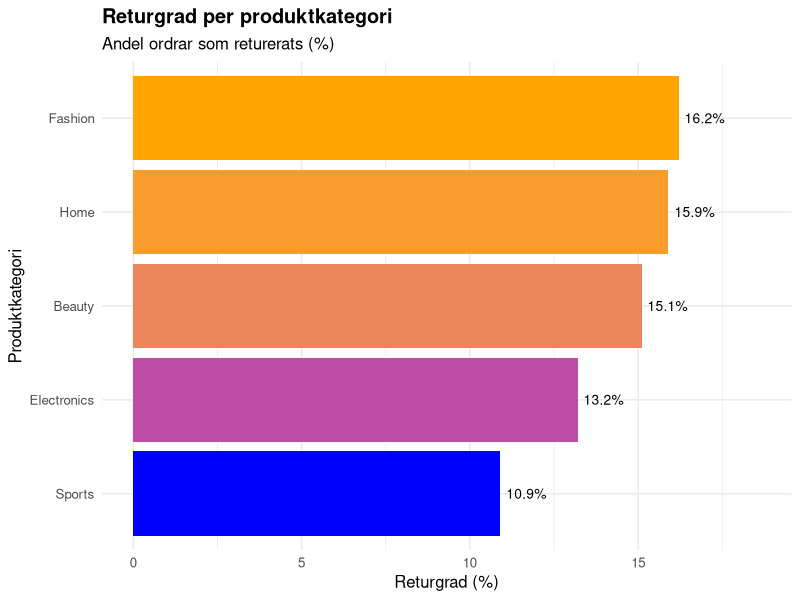
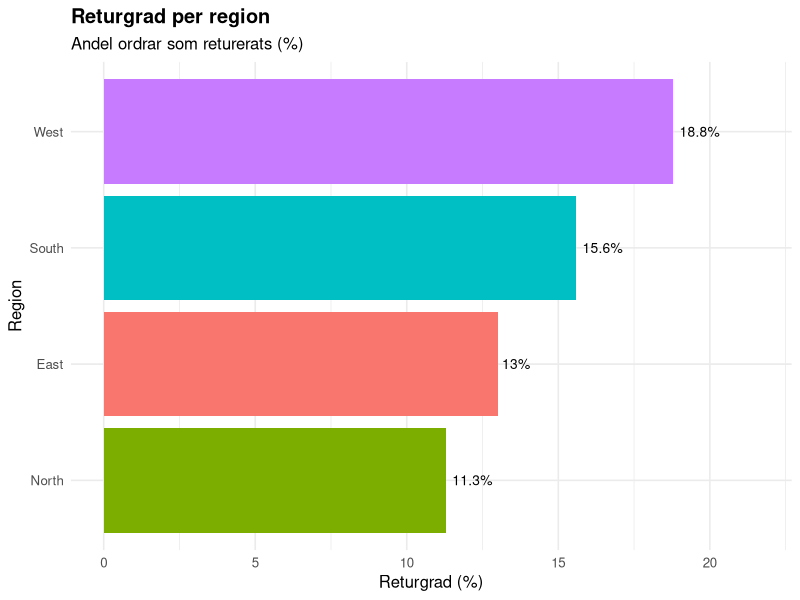
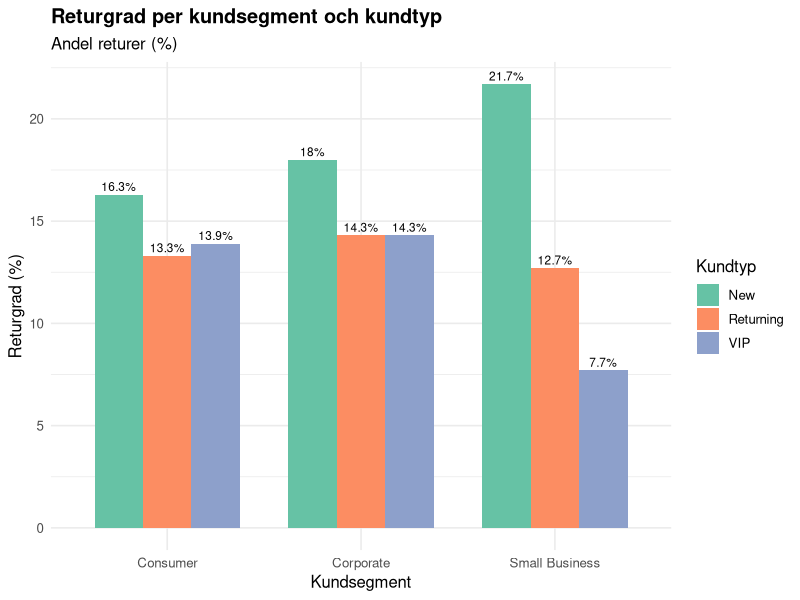
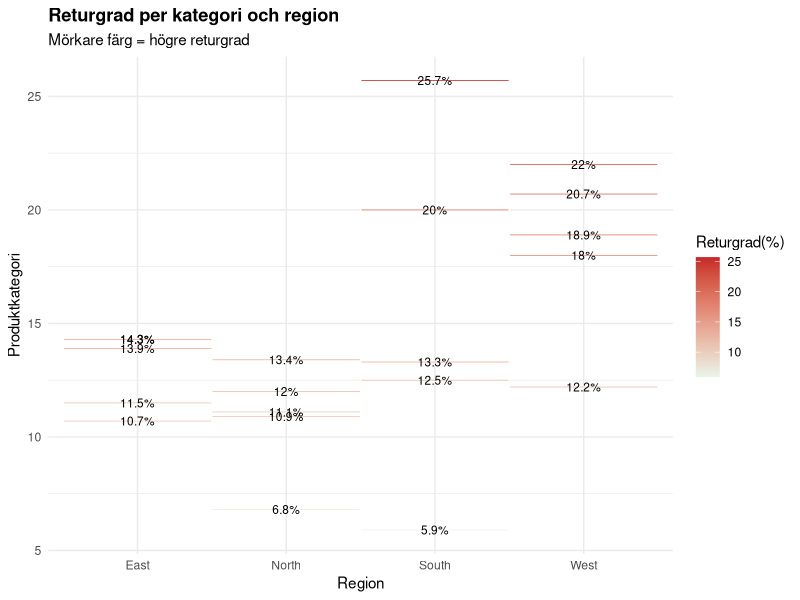
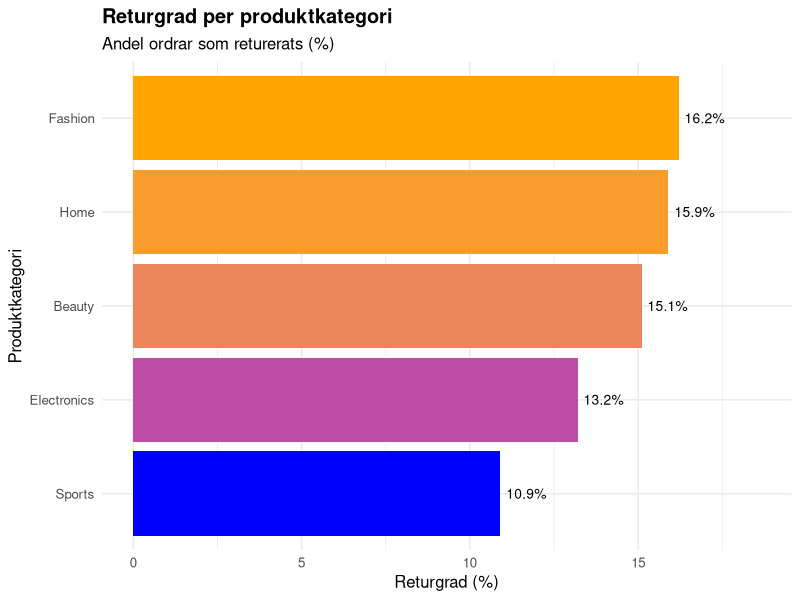
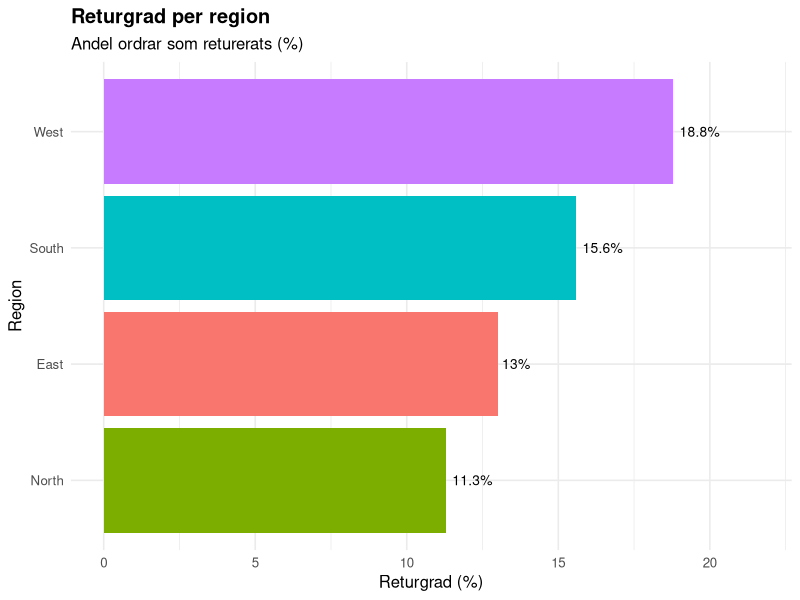
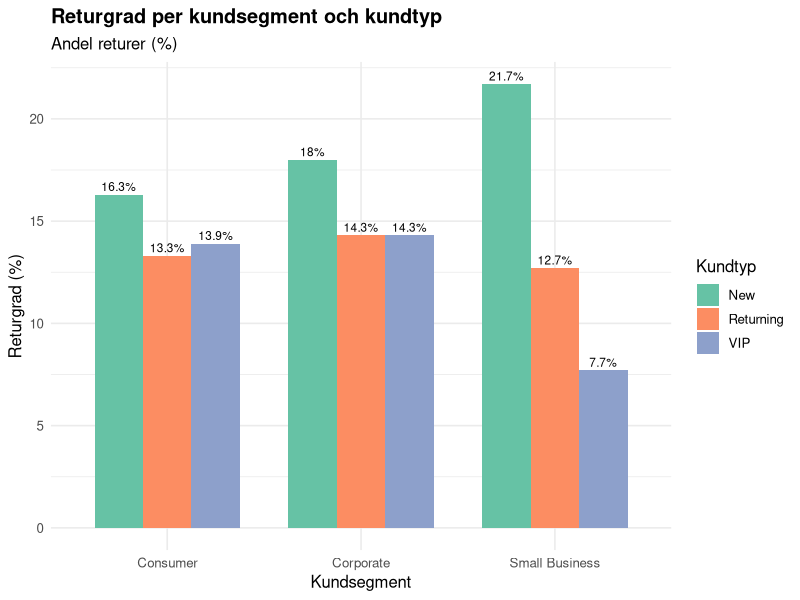
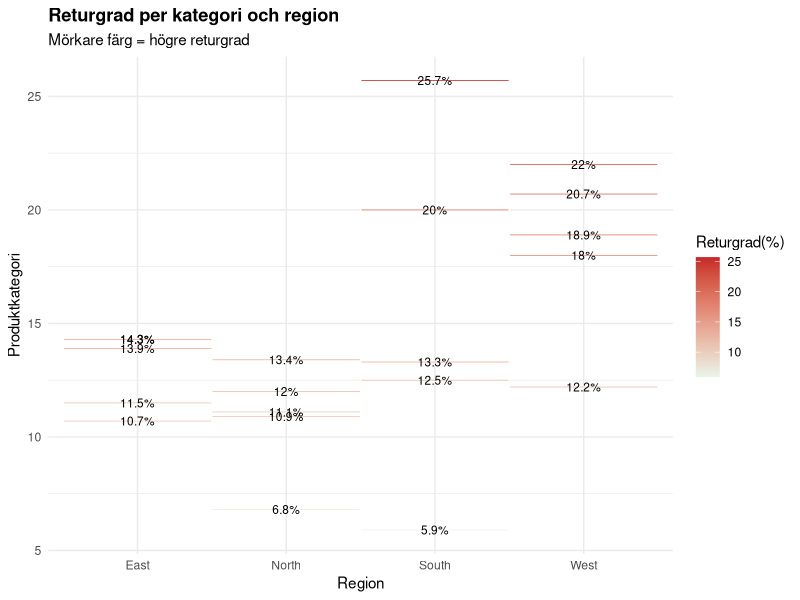

R code for these plots, in order:
# Analys returgrad mellan grupper. Analyserar returgrad per kategori, region och kundsegment.
# Ladda paket.
library(readr)
library(ggplot2)
library(tidyverse)

# Läs in städad data
data_analys <- read_csv("data/bearbetad/ecommerce_orders_stadad.csv", show_col_types = FALSE)


# Visa grundläggande inför
cat("----- Analys returgrad mellan grupper -----\n")
cat("Antal rader:", nrow(data_analys), "\n\n")

# Returgrad per produktkategori
cat("---1. Returgrad per produktkategori---\n")

returgrad_kategori <- data_analys %>%
group_by(product_category) %>%
summarise(
  antal_ordrar  = n(),
  antal_returer = sum(retur_binart, na.rm = TRUE),
  returgrad_pct = round(mean(retur_binart, na.rm = TRUE) * 100, 1)
) %>%
  arrange(desc(returgrad_pct))

print(returgrad_kategori)
  
  # Figur 1: Stapeldiagram: returgard per kategori
fig1 <- ggplot(returgrad_kategori,
               aes(x=reorder(product_category, returgrad_pct),
                   y=returgrad_pct,
                   fill=returgrad_pct)) +
  geom_col(show.legend = FALSE) +
  geom_text(aes(label = paste0(returgrad_pct, "%")),
            hjust=-0.15, size = 3.5) +
  coord_flip() +
  scale_fill_gradient(low="blue", high="orange")+
  scale_y_continuous(limits = c(0, max(returgrad_kategori$returgrad_pct) * 1.15)) +
  labs(
    title = "Returgrad per produktkategori",
    subtitle = "Andel ordrar som returerats (%)",
    x = "Produktkategori",
    y = "Returgrad (%)"
  ) +

theme_minimal(base_size = 12) +
theme(plot.title = element_text(face = "bold"))

print(fig1)

# Spara figur1
dir.create("output/figurer", recursive = TRUE, showWarnings = FALSE)
ggsave("output/figurer/fig1_returgrad_kategori.png",
       plot = fig1, width = 8, height = 5, dpi = 150)
cat("Figur 1 sparad.\n\n")

#Tolkning
cat("TOLKNING fig 1:\n")
cat("kategorin med högst returgrad är:",
    returgrad_kategori$product_category[1],
    "(", returgrad_kategori$returgrad_pct[1], "%).\n")

cat("kategorin med lägst returgrad är:",
   tail(returgrad_kategori$product_category, 1),
    "(", tail(returgrad_kategori$returgrad_pct, 1), "%).\n\n")

# Returgrad per Region
cat("---2. Returgrad per region---\n")
returgrad_region <- data_analys %>%
  group_by(region) %>%
  summarise(
    antal_ordrar  = n(),
    antal_returer = sum(retur_binart, na.rm = TRUE),
    returgrad_pct = round(mean(retur_binart, na.rm = TRUE) * 100, 1)
  ) %>%
  arrange(desc(returgrad_pct))

print(returgrad_region)


# Figur 2: Stapeldiagram: returgard per region
fig2 <- ggplot(returgrad_region,
               aes(x=reorder(region, returgrad_pct),
                   y=returgrad_pct,
                   fill=region)) +
  geom_col(show.legend = FALSE) +
  geom_text(aes(label = paste0(returgrad_pct, "%")),
            hjust=-0.15, size = 3.5) +
  coord_flip() +
  scale_y_continuous(limits = c(0, max(returgrad_region$returgrad_pct) * 1.15)) +
  labs(
    title = "Returgrad per region",
    subtitle = "Andel ordrar som returerats (%)",
    x = "Region",
    y = "Returgrad (%)"
  ) +
  
  theme_minimal(base_size = 12) +
  theme(plot.title = element_text(face = "bold"))

print(fig2)

# Spara figur 2
ggsave("output/figurer/fig2_returgrad_region.png",
       plot = fig2, width = 7, height = 4, dpi = 150)
cat("Figur 2 sparad.\n\n")

#Tolkning
cat("TOLKNING fig 2:\n")
cat("Regionen med högst returgrad är:",
returgrad_region$region[1],
"(", returgrad_region$returgrad_pct[1], "%).\n\n")

  
  # Returgrad per kundsegment och kundtyp
  cat("---3. Returgrad per kundsegment---\n")
returgrad_segment <- data_analys %>%
  group_by(customer_segment) %>%
  summarise(
    antal_ordrar  = n(),
    antal_returer = sum(retur_binart, na.rm = TRUE),
    returgrad_pct = round(mean(retur_binart, na.rm = TRUE) * 100, 1)
  ) %>%
  arrange(desc(returgrad_pct))

print(returgrad_segment)

cat("\n--- Returgrad per kundtyp (VIP / New / Regular etc.)---\n")

returgrad_kundtyp <- data_analys %>%
  group_by(customer_type) %>%
  summarise(
    antal_ordrar  = n(),
    antal_returer = sum(retur_binart, na.rm = TRUE),
    returgrad_pct = round(mean(retur_binart, na.rm = TRUE) * 100, 1)
  ) %>%
  arrange(desc(returgrad_pct))

print(returgrad_kundtyp)

#Kombinerad analys (fixad pipe)
# Figur 3: Stapeldiagram: returgard per segment x kundtyp

returgrad_komb <- data_analys %>%
  group_by(customer_segment, customer_type) %>%
summarise(
    returgrad_pct = round(mean(retur_binart, na.rm = TRUE) * 100, 1),
    .groups = "drop"
  )

fig3 <- ggplot(returgrad_komb,
               aes(x=customer_segment,
                   y=returgrad_pct,
                   fill=customer_type)) +
  geom_col(position = position_dodge(width = 0.75), width = 0.75) +
  geom_text(aes(label = paste0(returgrad_pct, "%")),
            position = position_dodge(width = 0.75),
            vjust = -0.4, size = 3) +
  scale_fill_brewer(palette = "Set2") +
  
  labs(
    title = "Returgrad per kundsegment och kundtyp",
    subtitle = "Andel returer (%)",
    x = "Kundsegment",
    y = "Returgrad (%)",
    fill = "Kundtyp") +
  
  theme_minimal(base_size = 12) +
  theme(plot.title = element_text(face = "bold"))

print(fig3)

# Spara figur 3
ggsave("output/figurer/fig3_returgrad_segment_kund.typ.png",
       plot = fig3, width = 9, height = 5, dpi = 150)
cat("Figur 3 sparad.\n\n")

#Tolkning
cat("TOLKNING fig 3:\n")
cat("Jämförelsen visar om VIP- eller nya kunder returnerar mer\n")
cat("inom respektive segment, vilket kan styra riktade åtgärder.\n\n")


# Heatmap - Kategori x Region
cat("---4. Returgrad: kategori x region(heatmap)---\n")

returgrad_heat <- data_analys %>%
  group_by(product_category, region) %>%
  summarise(
    returgrad_pct = round(mean(retur_binart, na.rm = TRUE) * 100, 1),
    .groups = "drop"
  )



# Figur 4: Stapeldiagram: ret
fig4 <- ggplot(returgrad_heat, aes(x=region, 
                   y=returgrad_pct, fill=returgrad_pct)) +
  geom_tile(color = "white", linewidth = 0.5) +
  geom_text(aes(label = paste0(returgrad_pct, "%")), size =3) +
  scale_fill_gradient(low = "#e8f5e9", high = "#c62828",
                      name = "Returgrad(%)") +
  labs(
    title = "Returgrad per kategori och region",
    subtitle = "Mörkare färg = högre returgrad",
    x = "Region",
    y = "Produktkategori"
  ) +
  
  theme_minimal(base_size = 11) +
  theme(plot.title = element_text(face = "bold"))
  axis.text.x = element_text(angle = 30, hjust = 1)
print(fig4)
  
# Spara figur 4
ggsave("output/figurer/fig4_heatmap_kategori_region.png",
       plot = fig4, width = 10, height = 6, dpi = 150)
cat("Figur 4 sparad.\n\n")

cat("TOLKNING fig 4:\n")
cat("Heatmapen identifierar kombinationer av kategori och region\n")
cat("med särskilt hög returgrad - användbara för riktade åtgärder.\n\n")
  
# Sammanfattning

cat("--- Sammanfattning ---\n")

overgripande_returgrad <- round(mean(data_analys$retur_binart, na.rm = TRUE) * 100, 1)
cat("Övergripande returgrad:", overgripande_returgrad, "%\n\n")

cat("Top 3 kategorier med HÖGST returgrad:\n")
print(head(returgrad_kategori[, c("product_category", "returgrad_pct")], 3))

cat("\nTop 3 kategorier med LÄGST returgrad:\n")
print(tail(returgrad_kategori[, c("product_category", "returgrad_pct")], 3))


cat("\nRegion med högst returgrad:\n")
print(returgrad_region[1, c("region", "returgrad_pct")])

cat("\nSegment med högst returgrad:\n")
print(returgrad_segment[1, c("customer_segment", "returgrad_pct")])
